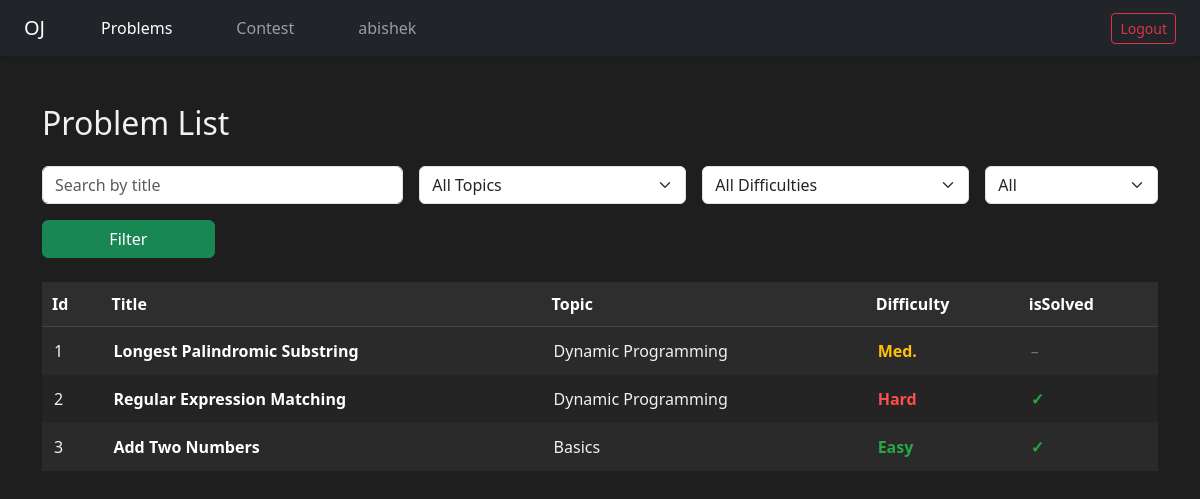
The app's page /problems/ (signed in) with its own data.
### problems/models.py (models this page shows, shortened)
class Problem(models.Model):
    DIFFICULTY = [
        ('Easy', 'Easy'),
        ('Medium', 'Medium'),
        ('Hard', 'Hard'),
    ]
    title = models.CharField(max_length=50)
    description = models.TextField()
    difficulty = models.CharField(max_length=10, choices=DIFFICULTY)
    input_testcase = models.TextField()
    output_testcase = models.TextField()
    testcase_explanation = models.TextField()
    isSolved = models.BooleanField(default=False)
    topic = models.CharField(max_length=50)
    constraints = models.TextField()

### problems/views.py (the view)
# urls.py: path('', problem_list, name='problem_list'),
@login_required(login_url='/login/')
def problem_list(request):
    search_query = request.GET.get("search", "")
    selected_topic = request.GET.get("topic", "")
    selected_difficulty = request.GET.get("difficulty", "")
    solved_filter = request.GET.get("solved", "")
    problems = Problem.objects.all()
    if search_query:
        problems = problems.filter(title__icontains=search_query)
    if selected_topic:
        problems = problems.filter(topic=selected_topic)
    if selected_difficulty:
        problems = problems.filter(difficulty=selected_difficulty)
    if solved_filter == "solved":
        problems = problems.filter(isSolved=True)
    elif solved_filter == "unsolved":
        problems = problems.filter(isSolved=False)
    all_topics = Problem.objects.values_list("topic", flat=True).distinct()
    all_difficulties = Problem.objects.values_list("difficulty", flat=True).distinct()
    context = {
        "problemlist": problems,
        "search_query": search_query,
        "selected_topic": selected_topic,
        "selected_difficulty": selected_difficulty,
        "solved_filter": solved_filter,
        "all_topics": all_topics,
        "all_difficulties": all_difficulties,
    }
    return render(request, "problem_list.html", context)

### problems/templates/problem_list.html (shortened to what this page needs)
<!DOCTYPE html>
<html lang="en">
<head>
    <link href="https://cdn.jsdelivr.net/npm/bootstrap@5.3.0/dist/css/bootstrap.min.css" rel="stylesheet">
</head>
<body>
    <nav class="navbar navbar-expand-lg navbar-dark bg-dark shadow-sm px-4">
    <a class="navbar-brand me-5" href="{% url 'problem_list' %}">OJ</a>
    <div class="collapse navbar-collapse">
        <ul class="navbar-nav me-auto">
        <li class="nav-item me-5">
            <a class="nav-link {% if request.path == '/problems/' %}active{% endif %}" href="{% url 'problem_list' %}">Problems</a>
        </li>
        <li class="nav-item me-5">
            <a class="nav-link {% if request.path == '/contest/' %}active{% endif %}" href="{% url 'contest_list' %}">Contest</a>
        </li>
        <li class="nav-item me-5">
            <a class="nav-link {% if request.path == '/userprofile/' %}active{% endif %}" href="{% url 'user_profile' %}">{{ request.user.username }}</a>
        </li>
        </ul>
        <form method="post" action="{% url 'logout-user' %}" class="d-flex">
        <button class="btn btn-outline-danger btn-sm" type="submit">Logout</button>
        </form>
    </div>
    </nav>
    <div class="container mt-5">
        <h2 class="mb-4">Problem List</h2>
        <form method="get" class="row g-3 mb-4">
            <div class="col-md-4">
                <input type="text" name="search" class="form-control" placeholder="Search by title"
                    value="{{ search_query }}">
            </div>
            <div class="col-md-3">
                <select name="topic" class="form-select">
                    <option value="">All Topics</option>
                </select>
            </div>
            <div class="col-md-3">
                <select name="difficulty" class="form-select">
                    <option value="">All Difficulties</option>
                </select>
            </div>
            <div class="col-md-2">
                <select name="solved" class="form-select">
                    <option value="">All</option>
                </select>
            </div>
            <div class="col-md-2">
                <button type="submit" class="btn btn-success w-100">Filter</button>
            </div>
        </form>
        <table class="custom-table">
            <thead>
                <tr>
                    <th>Id</th>
                    <th>Title</th>
                    <th>Topic</th>
                    <th>Difficulty</th>
                    <th>isSolved</th>
                </tr>
            </thead>
            <tbody>
                {% for problem in problemlist %}
                <tr class="{% cycle 'row-dark' 'row-darker' %}">
                    <td>{{ forloop.counter }}</td>
                    <td>
                        <a href="{% url 'problem_detail' problem.id %}" class="problem-link">
                            {{ problem.title }}
                        </a>
                    </td>
                    <td>{{ problem.topic }}</td>
                    <td>
                        {% if problem.difficulty|lower == 'easy' %}
                        <span class="text-green">Easy</span>
                        {% elif problem.difficulty|lower == 'medium' %}
                        <span class="text-yellow">Med.</span>
                        {% elif problem.difficulty|lower == 'hard' %}
                        <span class="text-red">Hard</span>
                        {% else %}
                        {{ problem.difficulty }}
                        {% endif %}
                    </td>
                    <td>
                        {% if problem.isSolved %}
                        <span class="checkmark">&#10003;</span>
                        {% else %}
                        <span class="muted">–</span>
                        {% endif %}
                    </td>
                </tr>
                {% empty %}
                <tr>
                    <td colspan="5" class="text-center muted">No problems available</td>
                </tr>
                {% endfor %}
            </tbody>
        </table>
    </div>
</body>
</html>

### problems/templates/problem_list.html (style rules this page uses)
body { background-color: #1e1e1e; color: #f1f1f1; font-family: 'Segoe UI', sans-serif; }
.custom-table { width: 100%; border-collapse: collapse; }
.custom-table th { background-color: #2e2e2e; color: #fff; padding: 10px; text-align: left; font-weight: bold; border-bottom: 1px solid #444; }
.custom-table td { padding: 12px; border: none; }
.row-dark { background-color: #2a2a2a; }
.row-darker { background-color: #242424; }
.text-green { color: #28a745; font-weight: bold; }
.text-yellow { color: #ffc107; font-weight: bold; }
.text-red { color: #ff4d4d; font-weight: bold; }
.problem-link { color: #ffffff; font-weight: 600; text-decoration: none; }
.checkmark { color: #28a745; font-weight: bold; }
.muted { color: #6c757d; }

### records on screen
Problem: title "Longest Palindromic Substring", topic "Dynamic Programming", difficulty "Med."
Problem: title "Regular Expression Matching", topic "Dynamic Programming", difficulty "Hard"
Problem: title "Add Two Numbers", topic "Basics", difficulty "Easy"

### other values on screen
{{ request.user.username }} "abishek"
